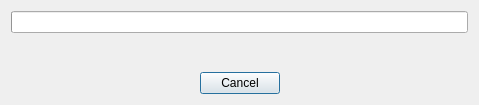
<?xml version="1.0" encoding="UTF-8"?>
<ui version="4.0">
 <class>ProgressDialog</class>
 <widget class="QDialog" name="ProgressDialog">
  <property name="geometry">
   <rect>
    <x>0</x>
    <y>0</y>
    <width>479</width>
    <height>105</height>
   </rect>
  </property>
  <property name="windowTitle">
   <string>Working...</string>
  </property>
  <layout class="QVBoxLayout" name="verticalLayout_2">
   <item>
    <widget class="QProgressBar" name="progressBar"/>
   </item>
   <item>
    <spacer name="verticalSpacer">
     <property name="orientation">
      <enum>Qt::Orientation::Vertical</enum>
     </property>
     <property name="sizeHint" stdset="0">
      <size>
       <width>20</width>
       <height>40</height>
      </size>
     </property>
    </spacer>
   </item>
   <item>
    <widget class="QDialogButtonBox" name="buttonBox">
     <property name="orientation">
      <enum>Qt::Orientation::Horizontal</enum>
     </property>
     <property name="standardButtons">
      <set>QDialogButtonBox::StandardButton::Cancel</set>
     </property>
     <property name="centerButtons">
      <bool>true</bool>
     </property>
    </widget>
   </item>
  </layout>
 </widget>
 <resources/>
 <connections>
 </connections>
</ui>
